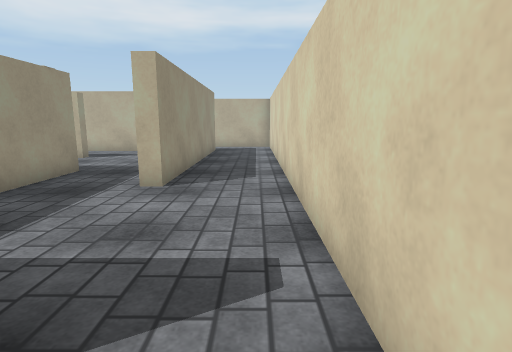
view 1 (above)

21 first-person views from a walk through a 3-D level made in the Unity game engine. The camera is 1.4 m above the floor, tilts 10° down and sees 80° across. The floor is counted in squares, 1 m on a side. Each view is taken from the middle of a square. On the plan, view 1 faces up. The plan holds only what a view shows up to about 14 squares ahead; the rest is blank. The player character is not drawn. Surface patterns are stand-ins for the level's own textures.

view 2
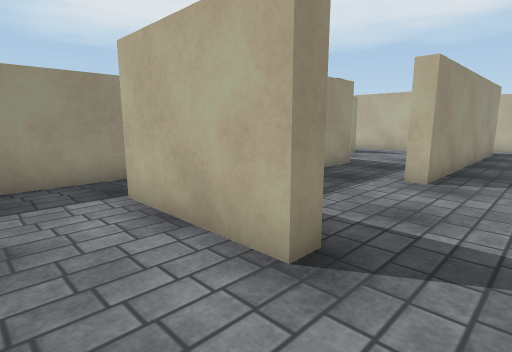

view 3
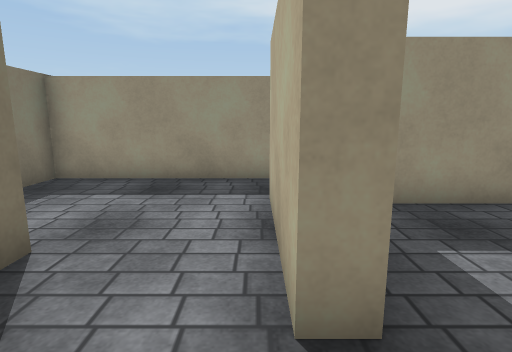

view 4
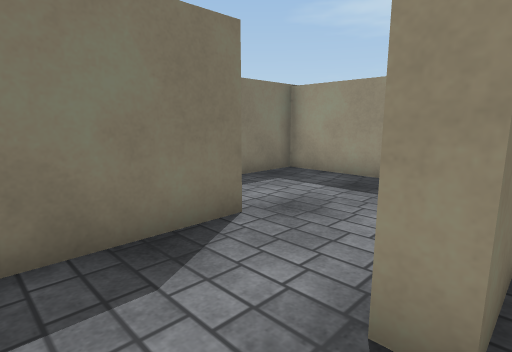

view 5
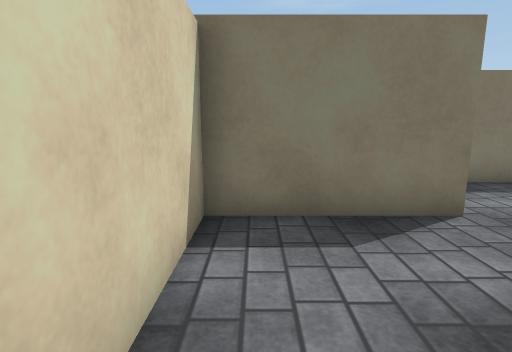

view 6
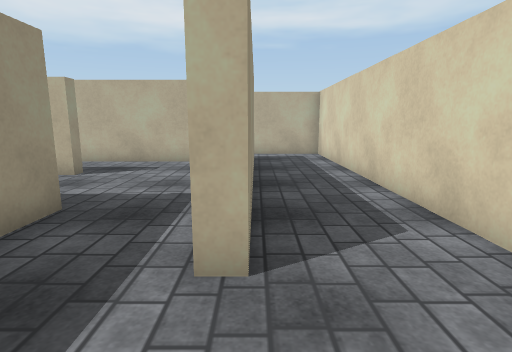

view 7
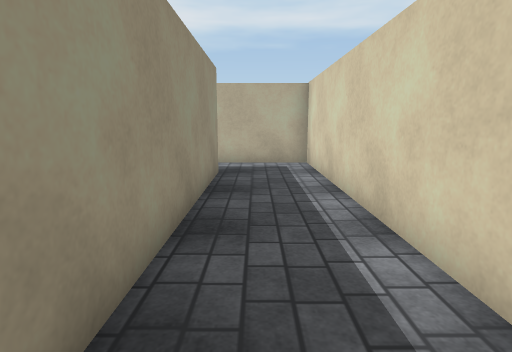

view 8
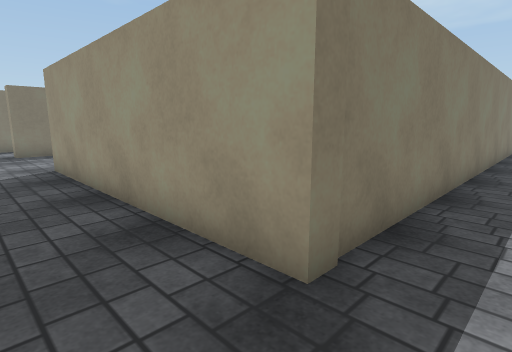

view 9
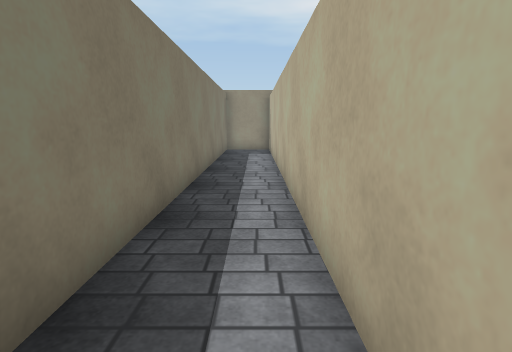

view 10
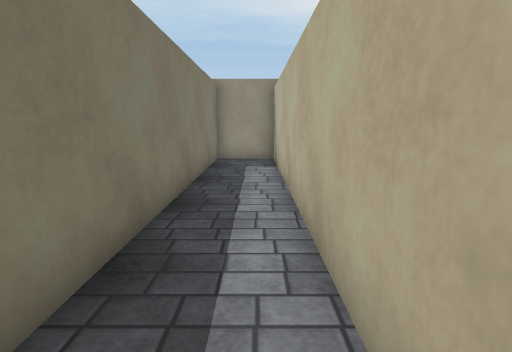

view 11
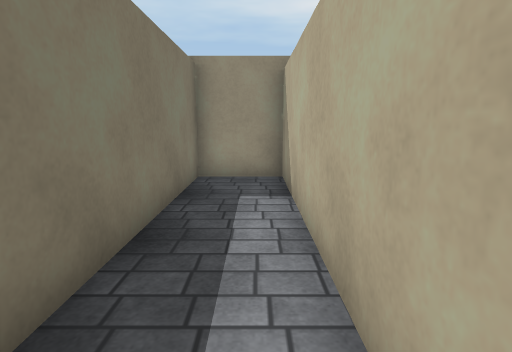

view 12
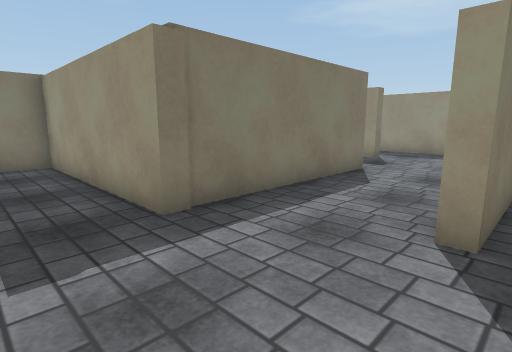

view 13
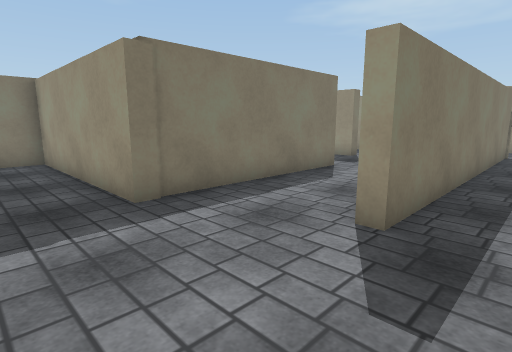

view 14
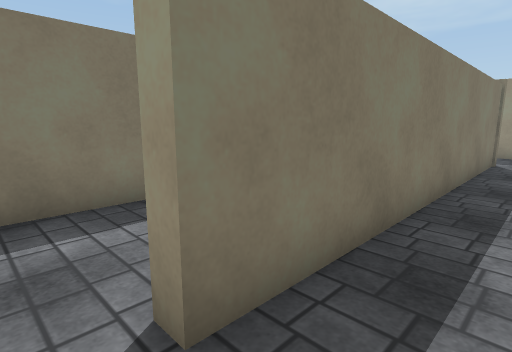

view 15
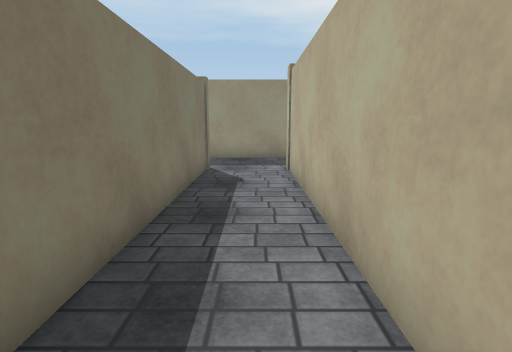

view 16
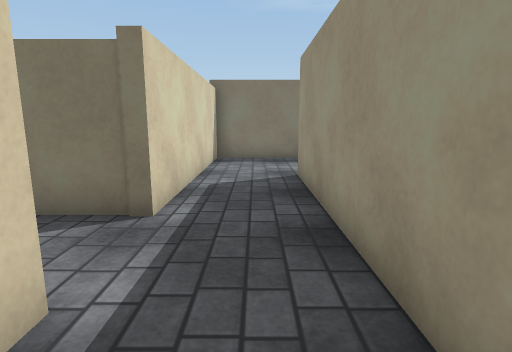

view 17
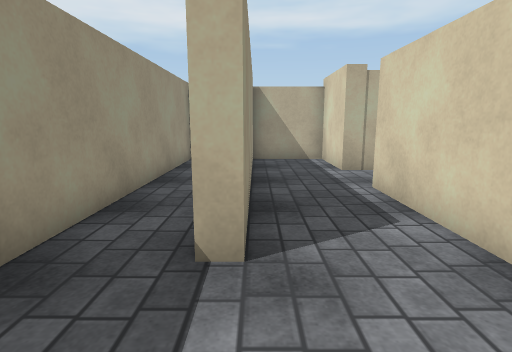

view 18
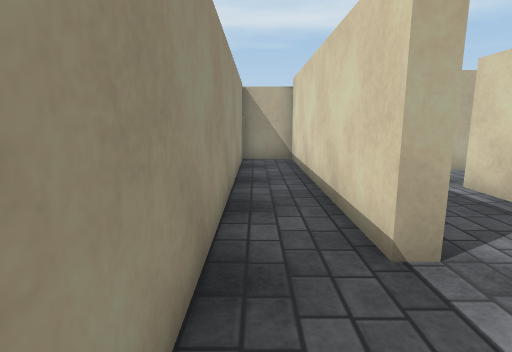

view 19
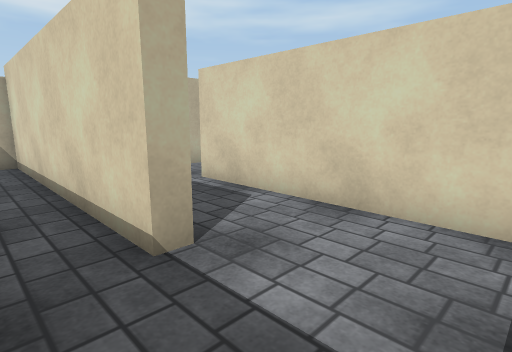

view 20
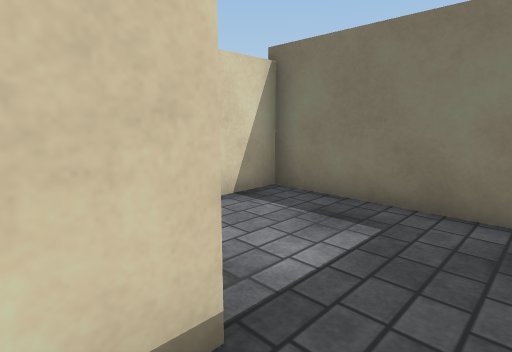

view 21
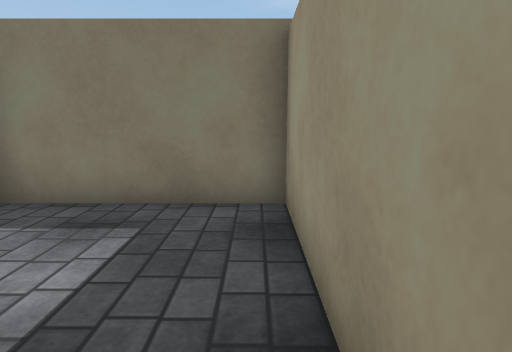

### Floor plan
Ten units are one square. View 1 is at (0, 0); x grows to the right and y downward. Boxes are objects, and circles mark ways between rooms. Rooms are numbered by the first view taken in them; rooms with no view inside come last. Other rooms are left out.
<svg viewBox="-240 -182 253 228">
<path fill="none" stroke="#000" d="M-18 -18 -18 -13 -35 -13M-32 15 8 15 8 -25M-52 -65 -52 -18 -18 -18M8 -25 8 -177 -179 -177 -179 -155 -21 -155 -21 -66 -26 -66M-120 -87 -52 -87 -52 -65M-100 -150 -184 -150 -184 -177 -211 -177M-211 -159 -211 -89 -216 -89 -216 -177 -235 -177 -235 -48 -184 -48 -184 -125 -69 -125 -69 -121 -74 -121M-44 -150 -84 -150M-35 -13 -58 -13M-76 -21 -76 41 -50 41"/>
<circle cx="-5" cy="-15" r="3" fill="#2a7"/>
<circle cx="-25" cy="5" r="3" fill="#2a7"/>
<circle cx="-35" cy="-60" r="3" fill="#2a7"/>
<text x="-10" y="0">1</text>
<text x="-10" y="-120">2</text>
<text x="-130" y="-110">3</text>
<text x="-60" y="10">4</text>
</svg>
Room 1 opens to room 2. Room 1 opens to room 4. Room 2 opens to room 3.

Where each view was taken, in squares from view 1:
view 1: 0 up, 0 right, facing up
view 2: 1 down, 0 right, facing up-left
view 3: 1 up, 0 right, facing left
view 4: 2 up, 0 right, facing down-left
view 5: 3 up, 0 right, facing down
view 6: 4 up, 2 left, facing up
view 7: 7 up, 1 left, facing up
view 8: 17 up, 0 right, facing down-left
view 9: 17 up, 2 left, facing left
view 10: 17 up, 6 left, facing left
view 11: 17 up, 10 left, facing left
view 12: 13 up, 3 left, facing down-left
view 13: 14 up, 3 left, facing down-left
view 14: 14 up, 6 left, facing down-left
view 15: 14 up, 9 left, facing left
view 16: 17 up, 20 left, facing down
view 17: 6 up, 21 left, facing up
view 18: 6 up, 23 left, facing up
view 19: 6 up, 23 left, facing up-right
view 20: 10 up, 23 left, facing down-right
view 21: 10 up, 23 left, facing down
